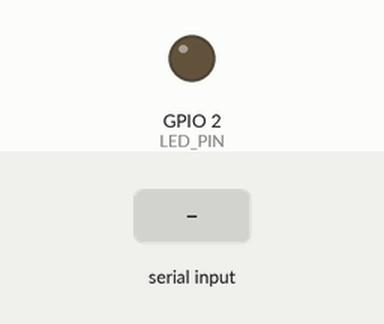
A sketch run on a simulated ESP32. Parts: output pins drawn as LEDs (lit = HIGH). The inputs (shaded band) are chosen by the test bench. What the sketch prints to the serial monitor is not drawn.

Above: at 1.4 s.
1.5 s: "1\n" received over Serial
Timing chart, 0 to 4.5 s (numbered marks = the images above; inputs shaded):
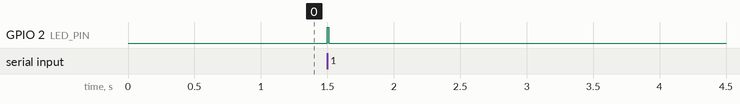

The sketch:

child_uart_bridge.ino
```cpp
/*
  child_uart_bridge.ino
  Ground-side ESP32 wireless bridge: Receives ESP-NOW telemetry packets and outputs CSV lines to PC.
  Passes all commands from PC (serial) directly to the parent ESP32 via ESP-NOW.
*/
#include <WiFi.h>
#include <esp_now.h>
#include <esp_wifi.h>

#ifndef LED_PIN
#  ifdef LED_BUILTIN
#    define LED_PIN LED_BUILTIN
#  else
#    define LED_PIN 2
#  endif
#endif

#define SERIAL_BAUD 115200
const int CHANNEL = 1;

// Protocol definitions
enum : uint8_t { FT_HDR=1, FT_DATA=2, FT_HB=3, FT_LOG=4 };
struct __attribute__((packed)) NowFrameHdr{
  uint8_t ver, type; uint16_t node_id; uint32_t tx_seq; uint16_t payload_len, crc16;
};

// ==========================================
// Settings: Parent ESP32 (airframe side) STA MAC address
// If unknown, {0xFF,0xFF,...} (broadcast) can be used,
// but specifying the exact MAC address is recommended.
const uint8_t parentMac[6] = { 0x00, 0x00, 0x00, 0x00, 0x00, 0x00 };
// ==========================================

// Check if destination is broadcast
bool isBroadcast = true;

void onRecv(const uint8_t* mac_addr, const uint8_t* data, int len);

void setup(){
  pinMode(LED_PIN, OUTPUT); digitalWrite(LED_PIN, LOW);
  Serial.begin(SERIAL_BAUD);
  delay(200);

  // Determine broadcast mode if MAC address is all zeros
  isBroadcast = true;
  for(int i=0; i<6; i++) { if(parentMac[i]!=0) isBroadcast=false; }
  // Also treat as broadcast if explicitly set to {0xFF, ...}
  if(parentMac[0]==0xFF) isBroadcast=true;

  WiFi.mode(WIFI_STA);
  ESP_ERROR_CHECK( esp_wifi_start() );
  esp_wifi_set_max_tx_power(84);

  ESP_ERROR_CHECK( esp_wifi_set_channel(CHANNEL, WIFI_SECOND_CHAN_NONE) );
  WiFi.setSleep(false);

  ESP_ERROR_CHECK( esp_now_init() );
  esp_now_register_recv_cb(onRecv);

  // Peer registration
  esp_now_peer_info_t p{};
  if (isBroadcast) {
     const uint8_t bc[6] = {0xFF,0xFF,0xFF,0xFF,0xFF,0xFF};
     memcpy(p.peer_addr, bc, 6);
  } else {
     memcpy(p.peer_addr, parentMac, 6);
  }
  p.channel = CHANNEL;
  p.ifidx = WIFI_IF_STA;
  p.encrypt = false;

  if (esp_now_add_peer(&p) != ESP_OK) {
    Serial.println("Failed to add peer");
  } else {
    Serial.println("Peer Added");
  }

  Serial.println("Child Sink Ready (Pass-All)");
}

void sendCmdToParent(char c){
  uint8_t buf[2] = { 0xFE, (uint8_t)c };
  if (isBroadcast) {
    const uint8_t bc[6] = {0xFF,0xFF,0xFF,0xFF,0xFF,0xFF};
    esp_now_send(bc, buf, 2);
  } else {
    esp_now_send(parentMac, buf, 2);
  }
}

void loop(){
  // Input from USB serial
  if (Serial.available()){
    char c = Serial.read();

    // Forward all non-newline characters to parent
    if (c != '\r' && c != '\n') {
       sendCmdToParent(c);

       // Feedback LED (brief blink)
       digitalWrite(LED_PIN, HIGH);
       delay(10);
       digitalWrite(LED_PIN, LOW);
    }
  }
  delay(1);
}

// ESP-NOW packet receive callback
void onRecv(const uint8_t* mac, const uint8_t* data, int len){
  if(len < (int)sizeof(NowFrameHdr)) return;
  const NowFrameHdr* h = (const NowFrameHdr*)data;
  const uint8_t* p = data + sizeof(NowFrameHdr);

  // Turn on LED upon receiving data
  digitalWrite(LED_PIN, HIGH);

  if(h->type==FT_HDR){
    Serial.print("HDR,1,GLDR,fields=");
    for(int i=4; i<h->payload_len; i++) Serial.write(p[i]);
    Serial.println();
  }else if(h->type==FT_DATA){
    uint32_t src_seq; memcpy(&src_seq, p+2, 4);
    uint32_t t_ms;    memcpy(&t_ms,    p+6, 4);
    uint16_t count;   memcpy(&count,   p+10,2);
    const float* vals = (const float*)(p + 12);

    Serial.print("DAT,"); Serial.print(src_seq);
    Serial.print(',');    Serial.print(t_ms);
    for(int i=0;i<count;i++){ Serial.print(','); Serial.print(vals[i], 3); }
    Serial.println();
  }else if(h->type==FT_LOG){
    Serial.write(p, h->payload_len);
    Serial.println();
  }
  digitalWrite(LED_PIN, LOW);
}
```

Measured:
- after the input at 1.5 s, GPIO 2 (LED_PIN): LOW → HIGH at once, → LOW 0.01 s later
